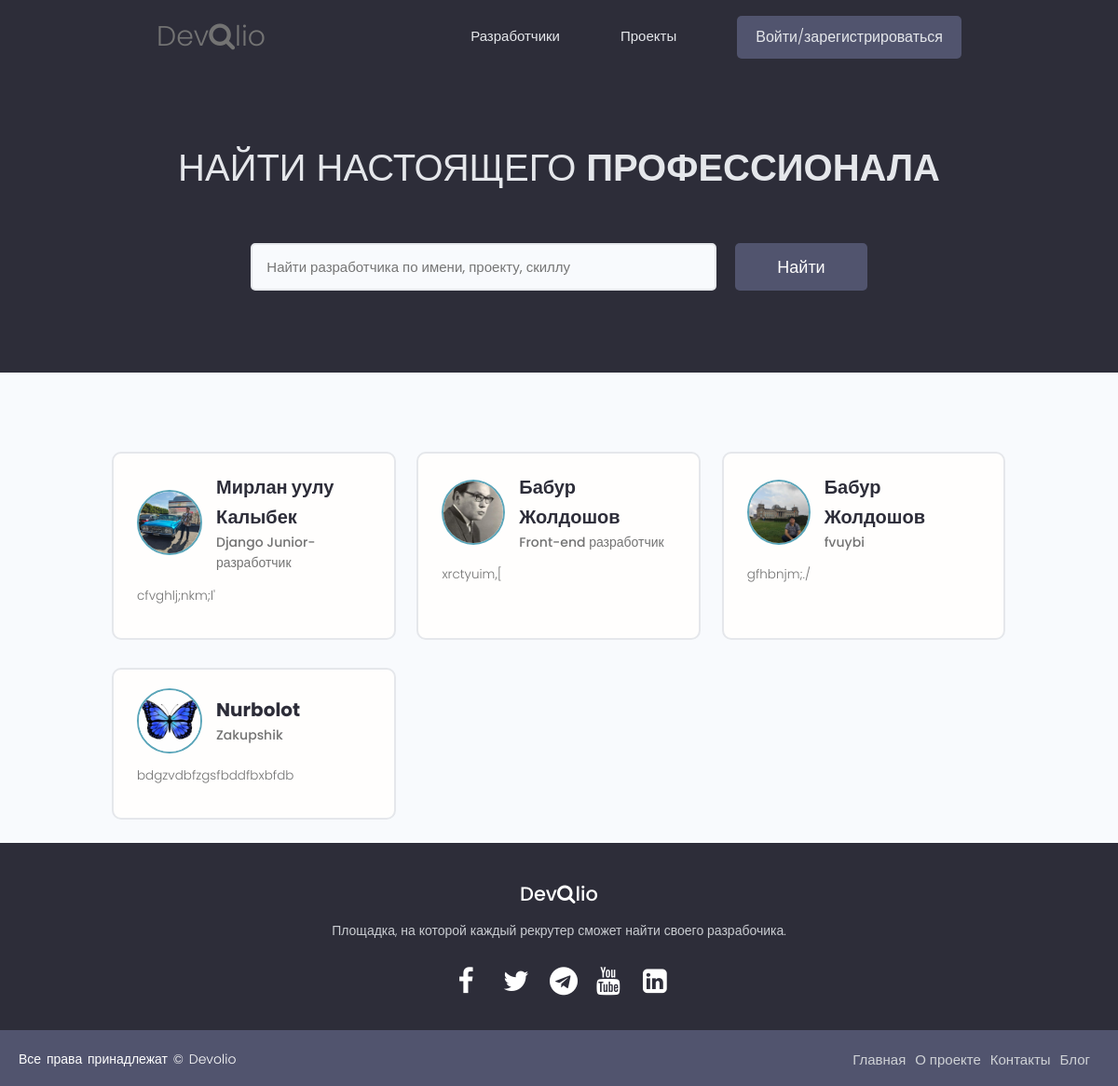
The page / on the database its author committed.
### users/models.py (models this page shows, shortened)
class Profile(models.Model):
    user = models.OneToOneField(
        User, on_delete=models.CASCADE, null=True, blank=True)
    name = models.CharField(max_length=50, blank=True, null=True)
    email = models.EmailField(max_length=50, blank=True, null=True)
    username = models.CharField(max_length=50, blank=True, null=True)
    city = models.CharField(max_length=50, blank=True, null=True)
    intro = models.CharField(max_length=200, blank=True, null=True)
    bio = models.TextField(blank=True, null=True)
    image = models.ImageField(
        null=True, blank=True, upload_to='profile_images', default="profile_images/default.jpg")
    skills = models.ManyToManyField(Skill, blank=True)
    github = models.CharField(max_length=100, blank=True, null=True)
    twitter = models.CharField(max_length=100, blank=True, null=True)
    linkedin = models.CharField(max_length=100, blank=True, null=True)
    youtube = models.CharField(max_length=100, blank=True, null=True)
    instagram = models.CharField(max_length=100, blank=True, null=True)
    whatsapp = models.CharField(max_length=100, blank=True, null=True)
    website = models.CharField(max_length=100, blank=True, null=True)
    created = models.DateTimeField(auto_now_add=True)
    id = models.UUIDField(default=uuid.uuid4, unique=True,
                          primary_key=True, editable=False)
    class Meta:
        ordering = ['created']

### users/views.py (the view)
# urls.py: path('', views.profiles, name="profiles"),
def profiles(request):
    profiles, search_query = searchProfiles(request)
    custom_range, profiles = paginateProfiles(request, profiles, 6)
    context = {'profiles': profiles, 'search_query': search_query,
               'custom_range': custom_range}
    return render(request, 'users/profiles.html', context)

### users/utils.py (called while the page is built)
def paginateProfiles(request, profiles, results):
    page = request.GET.get('page')
    paginator = Paginator(profiles, results)
    try:
        profiles = paginator.page(page)
    except PageNotAnInteger:
        page = 1
        profiles = paginator.page(page)
    except EmptyPage:
        page = paginator.num_pages
        profiles = paginator.page(page)
    leftIndex = (int(page) - 4)
    if leftIndex < 1:
        leftIndex = 1
    rightIndex = (int(page) + 5)
    if rightIndex > paginator.num_pages:
        rightIndex = paginator.num_pages + 1
    custom_range = range(leftIndex, rightIndex)
    return custom_range, profiles

def searchProfiles(request):
    search_query = ''
    if request.GET.get('search_query'):
        search_query = request.GET.get('search_query')
    skills = Skill.objects.filter(name__icontains=search_query)
    profiles = Profile.objects.distinct().filter(
        Q(name__icontains=search_query) |
        Q(intro__icontains=search_query) |
        Q(skills__in=skills)
    )
    return profiles, search_query

### users/templates/users/profiles.html (shortened to what this page needs)
{% extends 'base.html' %}
{% block content %}
<main class="home">
    <section class="hero-section text-center">
        <div class="container container--narrow">
            <div class="hero-section__box">
                <h2>Найти настоящего <span>профессионала</span></h2>
            </div>
            <div class="hero-section__search">
                <form id="searchForm" class="form" action="{% url 'profiles' %}" method="get">
                    <div class="form__field">
                        <input class="input input--text" id="formInput#search" type="text" name="search_query"
                            value="{{ search_query }}" placeholder="Найти разработчика по имени, проекту, скиллу" />
                    </div>
                    <input class="btn btn--sub btn--lg" type="submit" value="Найти" />
                </form>
            </div>
        </div>
    </section>
    <section class="devlist">
        <div class="container">
            <div class="grid grid--three">
                {% for profile in profiles %}
                <div class="column card">
                    <div class="dev">
                        <a href="{% url 'user-profile' profile.username %}" class="card__body">
                            <div class="dev__profile">
                                <img class="avatar avatar--md" src="{{ profile.image.url }}" alt="image" />
                                <div class="dev__meta">
                                    <h3>{{ profile.name }}</h3>
                                    <h5>{{ profile.intro|slice:"60" }}</h5>
                                </div>
                            </div>
                            <p class="dev__info">{{ profile.bio|slice:"150" }}</p>
                        </a>
                    </div>
                </div>
                {% endfor %}
            </div>
        </div>
    </section>
</main>
{% endblock content %}

### static/styles/main.css (style rules this page uses)
* { margin: 0; padding: 0; box-sizing: border-box; }
:root { --color-sub: #2d2d39; }
.btn--sub { background-color: var(--color-sub-light); }
.card { border: 2px solid var(--color-light); }
img { width: 100%; }
.hero-section { height: 40vh; display: flex; align-items: center; background-color: var(--color-sub); }
.hero-section__box { margin-bottom: 4rem; }
.hero-section__box > h2, .hero-section__box > h2 > span { font-size: 4rem; color: var(--color-light); line-height: 1.3; text-transform: uppercase; }
.hero-section__box > h2 { font-weight: 300; }
.hero-section__box > h2 > span { font-weight: 700; }
.hero-section__search > .form { display: flex; align-items: center; justify-content: center; gap: 2rem; }
.hero-section__search > .form input.input--text { width: 50rem; }
.devlist { margin-top: 8rem; }
.devlist .grid { align-items: stretch; }
.devlist .dev .dev__profile { display: flex; align-items: center; gap: 1.5rem; }
.devlist .dev .dev__meta h3 { color: var(--color-sub); font-size: 2rem; font-weight: 700; }
.devlist .dev .dev__meta h5 { color: var(--color-text); font-size: 1.4rem; font-weight: 500; }
.devlist .dev .dev__info { margin: 1.5rem 0; font-size: 1.35rem; line-height: 1.4; text-align: justify; }

### static/uikit/styles/modules/_variables.css (style rules this page uses)
:root { --color-main: #5aa5b9; --color-main-light: #e6faff; --color-sub: #3f4156; --color-sub-light: #51546e; --color-sub-lighter: #ededfd; --color-text: #737373; --color-gray: #8b8b8b; --color-light: #e5e7eb; --color-light-gray: #767676; --color-bg: #f8fafd; --color-white: #fffefd; --color-white-light: #f3f3f3; --color-success: #359e64; --color-success-bg: #def8e8; --color-error: #fc4b0b; --color-error-bg: #fff2ee; --font-base: 'Poppins', arial, helvetica, 'Segoe UI', roboto, ubuntu, sans-serif; --font-monospace: 'Fira Code', 'Courier New', courier, monospace; --font-regular: 300; --font-medium: 500; --font-bold: 700; --generic-shadow: 1px 1px 5px #00000010; --generic-transition: all 0.3s ease-in-out; }

### static/uikit/styles/modules/_base.css (style rules this page uses)
* { margin: 0; padding: 0; box-sizing: border-box; text-rendering: optimizeLegibility; color: inherit; font-size: inherit; }
html { font-size: 50%; }
@media only screen and (min-width: 480px) { html { font-size: 56.25%; } }
@media only screen and (min-width: 1200px) { html { font-size: 62.5%; } }
body { line-height: 1.6; font-weight: 400; font-size: 1.5rem; color: var(--color-text); background-color: var(--color-bg); min-height: 100vh; }

### static/uikit/styles/modules/_typography.css (style rules this page uses)
* { font-family: var(--font-base); }
h2 { font-size: 3.6rem; font-weight: var(--font-bold); }
h3 { font-size: 3.2rem; font-weight: var(--font-medium); }
h5 { font-size: 2.4rem; font-weight: var(--font-medium); }
h5, h6 { font-weight: var(--font-regular); }
p, span, strong { font-size: 1.6rem; color: var(--color-text); font-weight: var(--font-regular); }
a { padding-bottom: 2px; text-decoration: none; display: inline-block; color: var(--color-main); font-weight: var(--font-medium); }

### static/uikit/styles/modules/_utilities.css (style rules this page uses)
.container { width: 92%; max-width: 165rem; margin: 0 auto; box-sizing: border-box; }
.container--narrow { width: 92%; max-width: 120rem; }
@media screen and (min-width: 1000px) { .container { width: 90%; } }
@media screen and (min-width: 1000px) { .container--narrow { width: 85%; } }
@media screen and (min-width: 1200px) { .container { width: 80%; } }
@media screen and (min-width: 1200px) { .container--narrow { width: 72%; } }
.text-center { text-align: center; }

### static/uikit/styles/modules/_avatar.css (style rules this page uses)
.avatar { border-radius: 50%; border: 2px solid var(--color-main); object-fit: cover; }
.avatar--md { height: 7rem; width: 7rem; }

### static/uikit/styles/modules/_button.css (style rules this page uses)
.btn { display: inline-block; position: relative; cursor: pointer; background-color: var(--color-light); font-weight: var(--font-medium); color: var(--color-sub); text-decoration: none; padding: 1rem 2rem; border-radius: 0.5rem; border: none; width: -webkit-fit-content; width: -moz-fit-content; width: fit-content; height: -webkit-fit-content; height: -moz-fit-content; height: fit-content; font-size: 1.6rem; outline-width: 0; outline-color: transparent; -webkit-backface-visibility: hidden; backface-visibility: hidden; transition: all 0.3s ease-in-out; }
.btn--sub { background-color: var(--color-sub); color: var(--color-white); }
.btn--lg { font-size: 1.8rem; padding: 1.2rem 4.5rem; }

### static/uikit/styles/modules/_card.css (style rules this page uses)
.card { border-radius: 1rem; background-color: var(--color-white); border: 1.5px solid var(--color-light); width: auto; height: auto; margin-top: 0.5rem; margin-bottom: 0.5rem; overflow: hidden; }
.card__body, .card__header { padding: 2rem 2.5rem; }

### rows shown on the page
Profile: image (picture), name "Мирлан уулу Калыбек", intro "Django Junior-разработчик", bio "cfvghlj;nkm;l'"
Profile: image (picture), name "Бабур Жолдошов", intro "Front-end разработчик", bio "xrctyuim,["
Profile: image (picture), name "Бабур Жолдошов", intro "fvuybi", bio "gfhbnjm;./"
Profile: image (picture), name "Nurbolot", intro "Zakupshik", bio "bdgzvdbfzgsfbddfbxbfdb"
